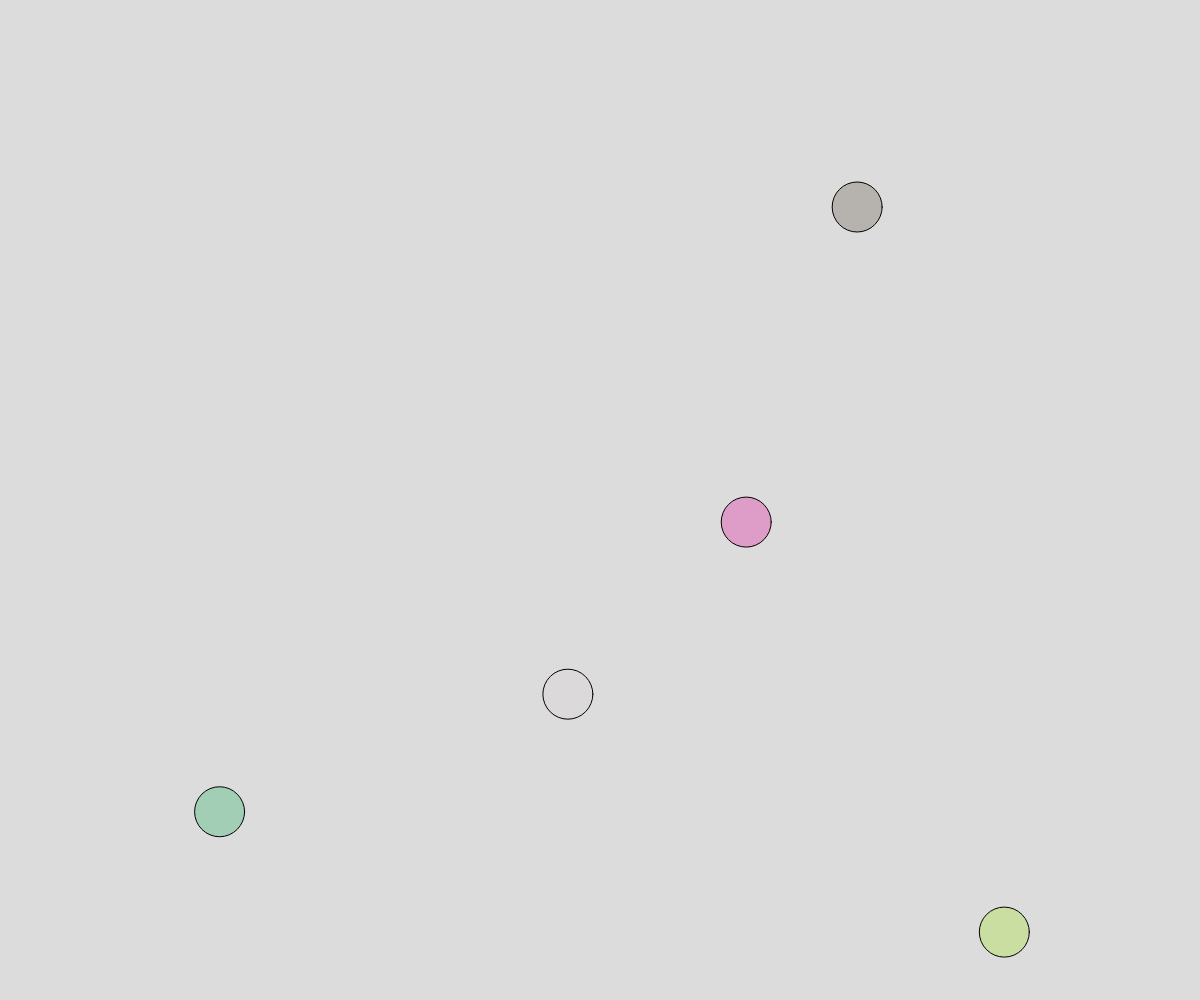
Frame 1 (no input)
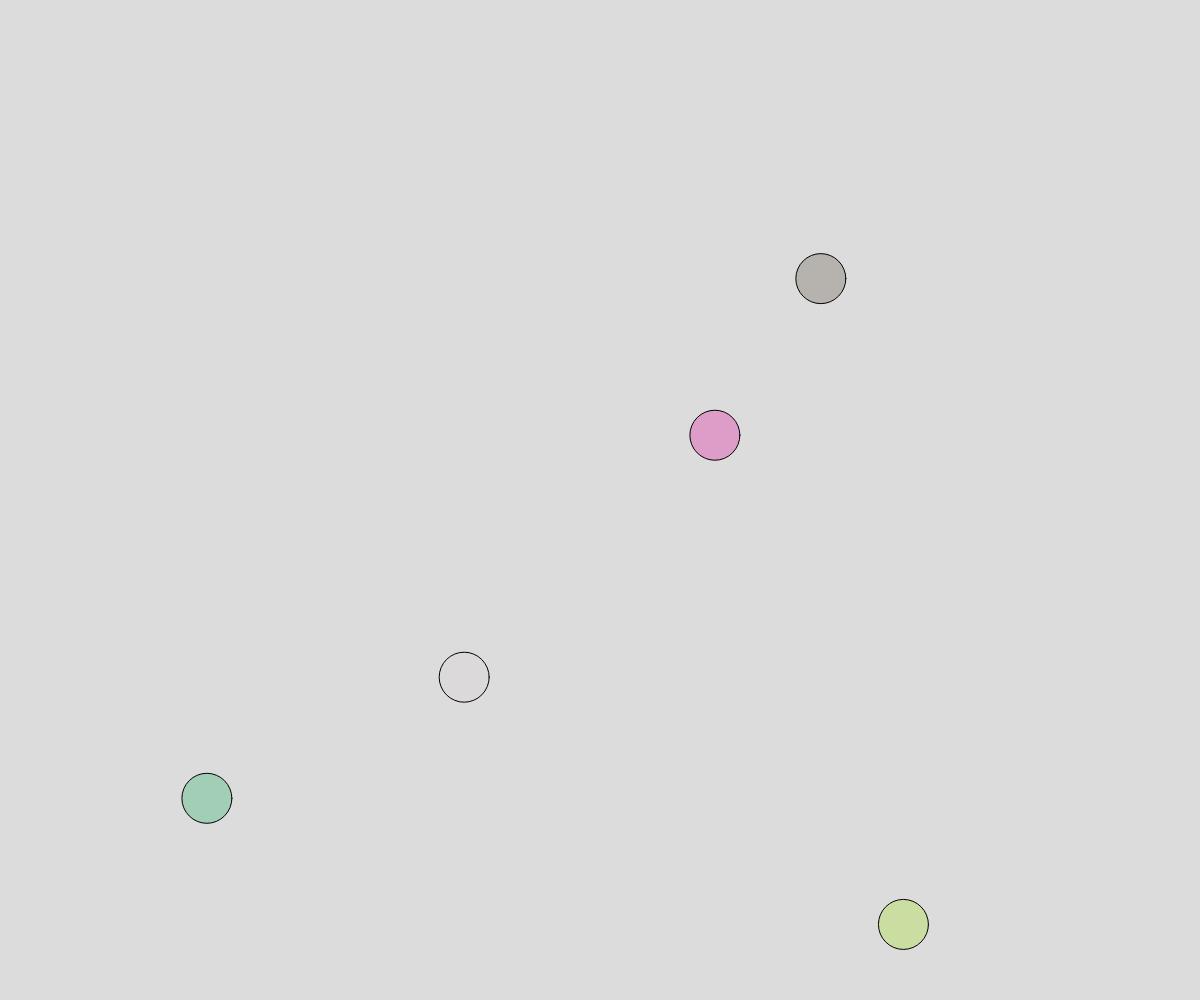
Frame 60 (no input)
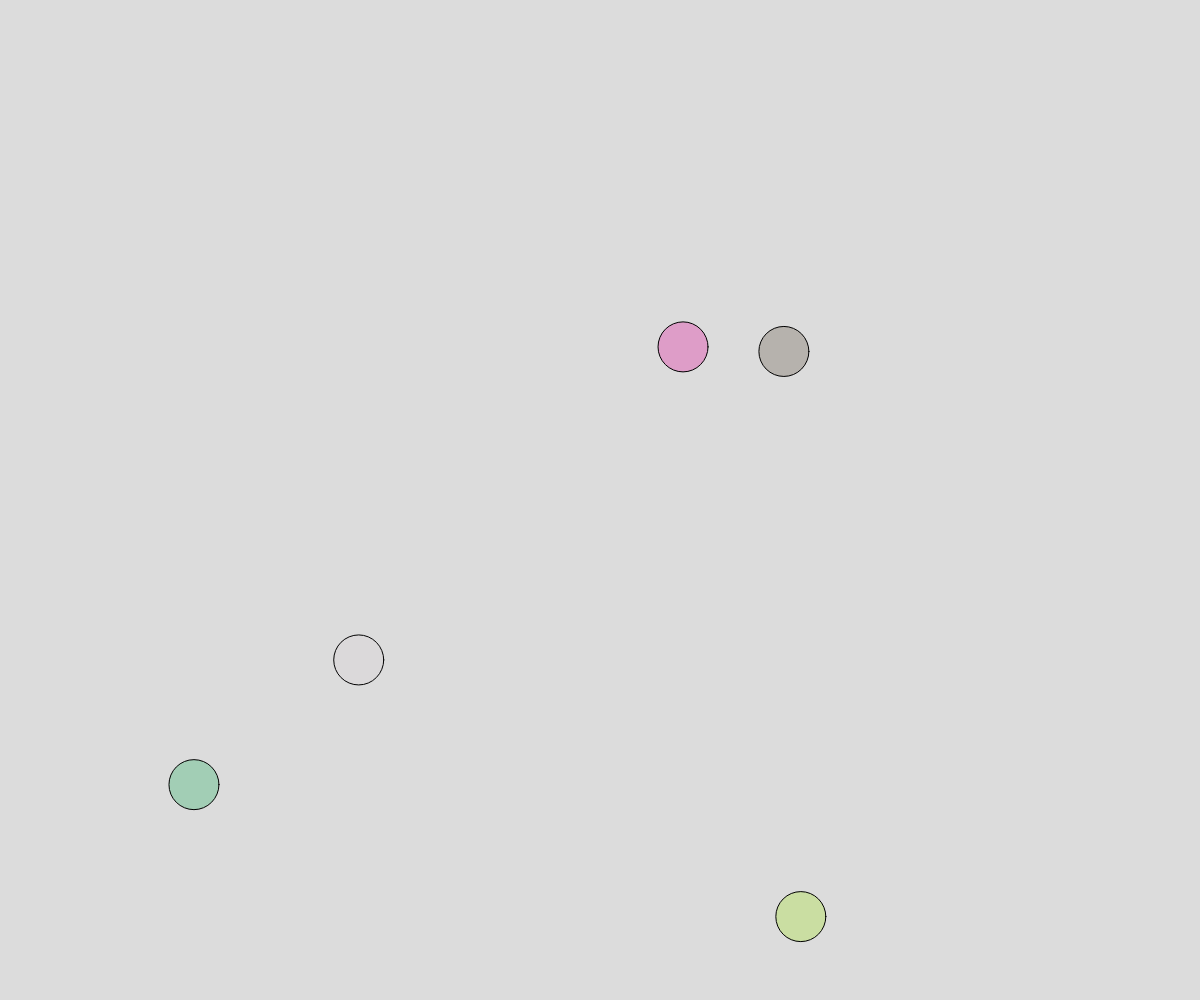
Frame 120 (the mouse pressed at the canvas centre since frame 60)

The p5.js sketch that drew these frames (run headless with seeded random() and noise() and a simulated clock; from frame 60 on, the mouse is pressed at the canvas centre):

// p5.js sketch
// ── sketch.js
// Final Programming Challenge - Ball OOP
// Jason Tse
// 01/27/2023
//
// Extra for Experts:
// - describe what you did to take this project "above and beyond"

let ballArray = [];

/*
class Explosion {
  constructor() {
    this.x = mouseX;
    this.y = mouseY;
    this.diameter = random(10);
    this.dx = random(50);
    this.dy = random(50);
  }
  
  display() {
    circle(this.x, this.y, this.diameter);  
  }
  
  move() {
    this.x += this.dx;
    this.y += this.dy;
  }
}
*/

class Ball {
  constructor(x, y, diameter) {
    this.x = x; 
    this.y = y;
    this.diameter = diameter;
    this.dx = random(-2, 2);
    this.dy = random(-2, 2);
    this.color = color(random(255), random(255), random(255), random(255));
    if(this.dx === 0) {
      this.dx++;
    }
    if(this.dy === 0) {
      this.dy++;
    }
  }
  
  display() {
    fill(this.color);
    circle(this.x, this.y, 50);
  }
  
  move() {
    this.x += this.dx;
    this.y += this.dy;
    if(this.x >= width - this.diameter / 2) {
      this.dx *= -1;
      //this.x = width - this.diameter / 2 - 1;
    }
    if(this.x <= 0 + this.diameter / 2) {
      this.dx *= -1;
      //this.x = 0 + this.diameter / 2 + 1;
    }
    if(this.y >= height - this.diameter / 2) {
      this.dy *= -1;
      //this.y = height - this.diameter / 2 - 1;
    }
    if(this.y <= 0 + this.diameter / 2) {
      this.dy *= -1;
      //this.y = 0 + this.diameter / 2 + 1;
    }
  }
  
  isPressed() {
    if(dist(mouseX, mouseY, this.x, this.y) < this.diameter / 2) {
      return true;
    }
  }
}

function setup() {
  createCanvas(windowWidth, windowHeight);
  for(let i = 0; i < 5; i++) {
    ballArray.push(new Ball(random(width), random(height), random(50)))
  }
}

function draw() {
  background(220);
  for(let i = 0; i < ballArray.length; i++) {
    ballArray[i].display();
    ballArray[i].move();
  }
}

function keyPressed() {
  ballArray.push(new Ball(random(width), random(height), random(50)));  
}

function mousePressed() {
  for(let i = 0; i < ballArray.length; i++) {
    if(ballArray[i].isPressed()) {
      ballArray.splice(i, 1);
    }
  }
}

function windowResized() {
  resizeCanvas(windowWidth, windowHeight);
}
